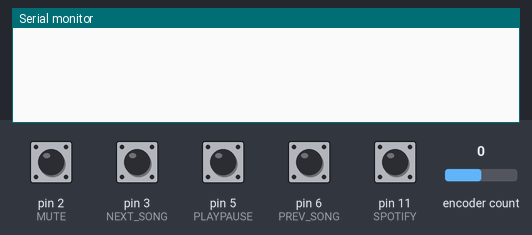
Recording of a sketch running on a simulated Arduino Uno, built with avr-gcc and run on an emulated ATmega328P. On the bench: the last lines printed to the serial monitor. The inputs (shaded band) are chosen by the test bench; at power-on: pin 2 (MUTE), pin 3 (NEXT_SONG), pin 5 (PLAYPAUSE), pin 6 (PREV_SONG), pin 11 (SPOTIFY) HIGH, encoder count 0.

Above: at 1.2 s.
1.3 s: encoder count set to 1
At 1.7 s:
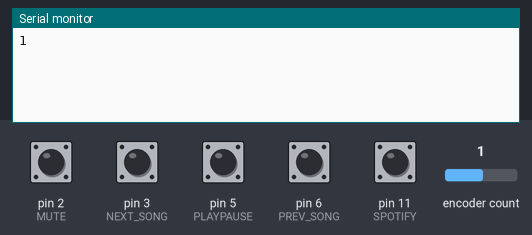
2.8 s: pin 2 (MUTE) pulled LOW for 0.15 s
At 4.0 s:
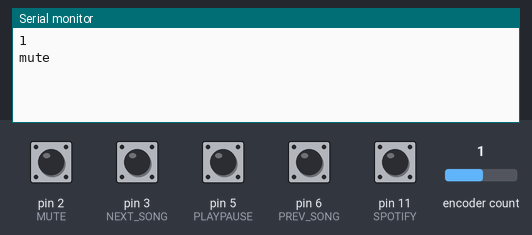
4.4 s: pin 3 (NEXT_SONG) pulled LOW for 0.15 s
At 5.2 s:
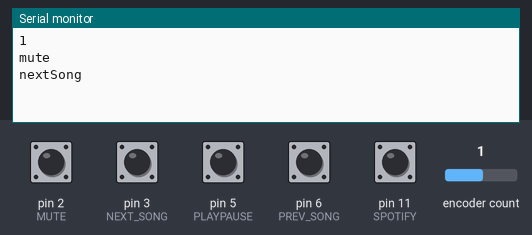
6.0 s: pin 5 (PLAYPAUSE) pulled LOW for 0.15 s
At 7.3 s:
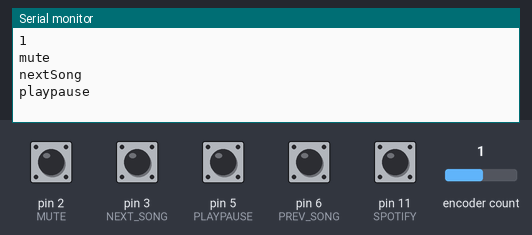
7.6 s: pin 6 (PREV_SONG) pulled LOW for 0.15 s
At 8.8 s:
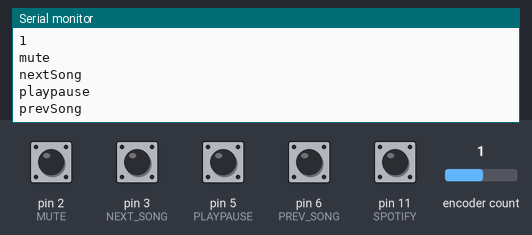
9.2 s: pin 11 (SPOTIFY) pulled LOW for 0.15 s
At 10.0 s:
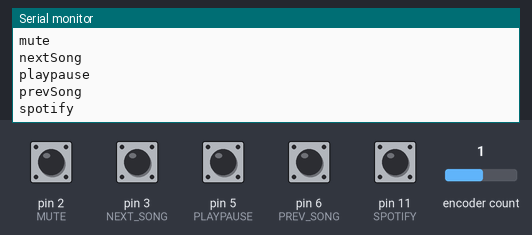

Measured:
- after the input at 1.3 s, the serial monitor: prints a new line at once (image 1)
- after the input at 2.8 s, the serial monitor: prints a new line after 0.16 s (image 2)
- after the input at 4.4 s, the serial monitor: prints a new line after 0.16 s (image 3)
- after the input at 6.0 s, the serial monitor: prints a new line after 0.16 s (image 4)
- after the input at 7.6 s, the serial monitor: prints a new line after 0.16 s (image 5)
- after the input at 9.2 s, the serial monitor: prints a new line after 0.16 s (image 6)

The sketch:

multimediaKeyboard.ino
```cpp
// Hardware setup:
// Attach a rotary encoder with output pins to A2 and A3.
// The common contact should be attached to ground.


// Used RotaryEncoder library by Matthias Hartel for rotary encoder (volume )

#include <RotaryEncoder.h>

// definitions signifies digital pin numbers
#define MUTE 2
#define NEXT_SONG 3
#define PREV_SONG 6
#define PLAYPAUSE 5
#define SPOTIFY 11

// Setup a RoraryEncoder for pins A2 and A3:
RotaryEncoder encoder(A2, A3);

int muteState=1;
int nextState=1;
int prevState=1;
int playpauseState=1;
int spotifyState=1;

void setup()
{
  Serial.begin(9600);

  //Buttons connected between digital pin and ground
  pinMode(MUTE,INPUT_PULLUP);
  pinMode(NEXT_SONG,INPUT_PULLUP);
  pinMode(PREV_SONG,INPUT_PULLUP);
  pinMode(PLAYPAUSE,INPUT_PULLUP);
  pinMode(SPOTIFY,INPUT_PULLUP);
}

void loop()
{
  static int pos = 0;
  encoder.tick();
  if(checkButton(MUTE,muteState)){
    muteState = !muteState;
    if(muteState==1)
      Serial.println("mute");
  }else if(checkButton(NEXT_SONG,nextState)){
    nextState = !nextState;
    if(nextState==1)
      Serial.println("nextSong");
  }else if(checkButton(PREV_SONG,prevState)){
    prevState = !prevState;
    if(prevState==1)
      Serial.println("prevSong");
  }else if(checkButton(PLAYPAUSE,playpauseState)){
    playpauseState = !playpauseState;
    if(playpauseState==1)
      Serial.println("playpause");
  }else if(checkButton(SPOTIFY,spotifyState)){
    spotifyState = !spotifyState;
    if(spotifyState==1)
      Serial.println("spotify");
  }

  //print to serial when position changed
  int newPos = encoder.getPosition();
  if(pos != newPos){
    Serial.print(newPos);
    Serial.println();
    pos = newPos;
  }
}

//check if button is pressed,
boolean checkButton(int pin,int state){
  if(state!=digitalRead(pin)){
    delay(10);
    if(state!=digitalRead(pin)){
      state=digitalRead(pin);
      return true;
    }
  }
  return false;
}
```
